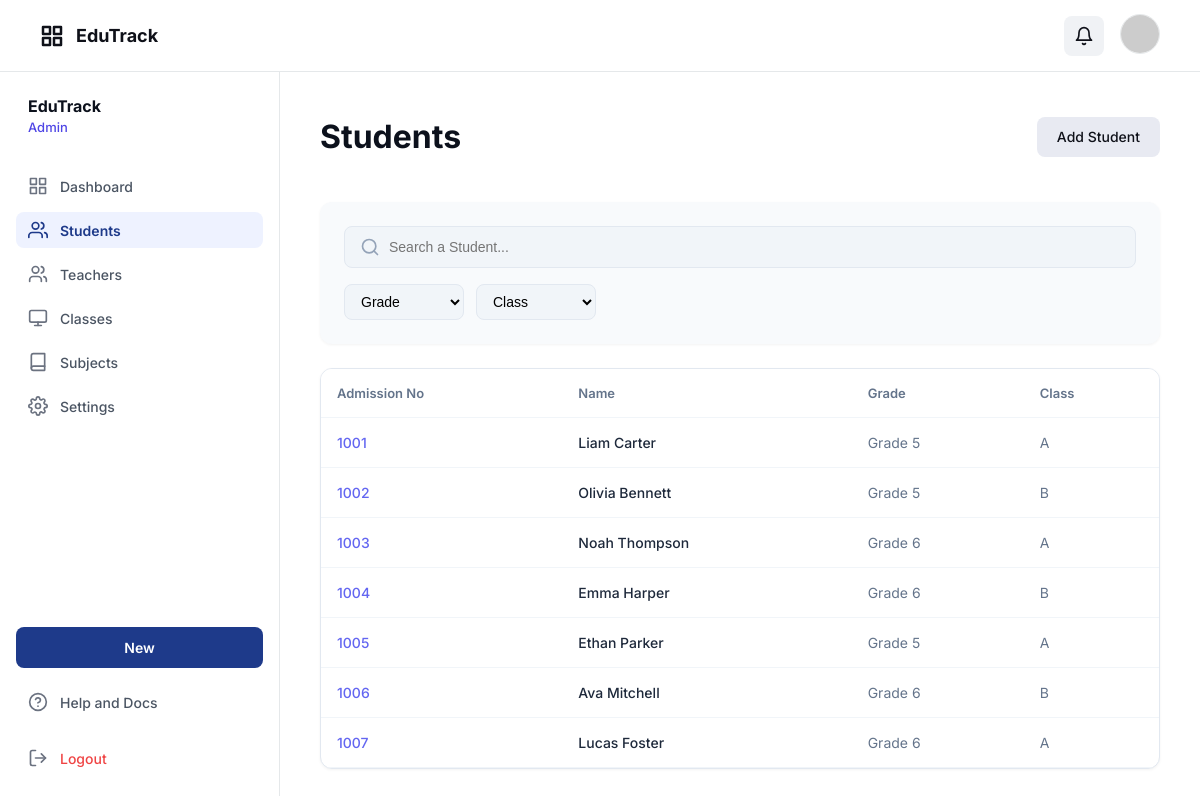
Page /school_app/index.php?controller=student&action=index (signed in) on the committed database.
### tables this page shows
CREATE TABLE students (
  id BIGINT UNSIGNED NOT NULL AUTO_INCREMENT,
  admission_no VARCHAR(30) NOT NULL,   
  first_name VARCHAR(80) NOT NULL,
  last_name VARCHAR(80) NOT NULL,
  date_of_birth DATE NULL,
  gender ENUM('M','F','OTHER') NULL,

  is_active TINYINT(1) NOT NULL DEFAULT 1,

  created_at TIMESTAMP NOT NULL DEFAULT CURRENT_TIMESTAMP,
  updated_at TIMESTAMP NOT NULL DEFAULT CURRENT_TIMESTAMP ON UPDATE CURRENT_TIMESTAMP,

  PRIMARY KEY (id),
  UNIQUE KEY uq_students_admission_no (admission_no),
  KEY idx_students_name (last_name, first_name)
);

CREATE TABLE grades (
  id TINYINT UNSIGNED NOT NULL,
  grade_number TINYINT UNSIGNED NOT NULL,  
  name VARCHAR(20) NOT NULL,               
  PRIMARY KEY (id),
  UNIQUE KEY uq_grades_grade_number (grade_number),
  UNIQUE KEY uq_grades_name (name),
  CONSTRAINT chk_grade_number CHECK (grade_number BETWEEN 1 AND 6)
);

CREATE TABLE classes (
  id BIGINT UNSIGNED NOT NULL AUTO_INCREMENT,
  grade_id TINYINT UNSIGNED NOT NULL,
  name VARCHAR(40) NOT NULL,    
  room VARCHAR(40) NULL,
  is_active TINYINT(1) NOT NULL DEFAULT 1,

  created_at TIMESTAMP NOT NULL DEFAULT CURRENT_TIMESTAMP,
  updated_at TIMESTAMP NOT NULL DEFAULT CURRENT_TIMESTAMP ON UPDATE CURRENT_TIMESTAMP,

  PRIMARY KEY (id),
  UNIQUE KEY uq_classes_grade_name (grade_id, name),
  KEY idx_classes_grade (grade_id),
  CONSTRAINT fk_classes_grade FOREIGN KEY (grade_id) REFERENCES grades(id) ON DELETE RESTRICT
);

### school_app/controllers/StudentController.php (called while the page is built, shortened)
<?php
require_once __DIR__ . '/../models/Student.php';
class StudentController {
    public function index() {
        $students = Student::getAll(['is_active' => 1]);
        $grades = Grade::getAll();
        $classes = ClassModel::getAll();
        $filters = [
            'search' => $_GET['search'] ?? '',
            'grade_id' => $_GET['grade_id'] ?? '',
            'class_id' => $_GET['class_id'] ?? ''
        ];
        $pagination = [
            'page' => $_GET['page'] ?? 1,
            'total' => count($students),
            'total_pages' => 1
        ];
        return [
            'students' => $students,
            'grades' => $grades,
            'classes' => $classes,
            'filters' => $filters,
            'pagination' => $pagination
        ];
    }
}

### school_app/models/Student.php (called while the page is built, shortened)
<?php
class Student extends Model {
    public static function getAll($filters = []) {
        $db = Database::connect();
        $where = [];
        $params = [];
        if (!empty($filters['is_active'])) {
            $where[] = "s.is_active = ?";
            $params[] = $filters['is_active'];
        }
        $whereClause = $where ? 'WHERE ' . implode(' AND ', $where) : '';
        $sql = "
            SELECT
                s.*,
                g.name as grade_name,
                c.name as class_name
            FROM students s
            LEFT JOIN enrollments e ON s.id = e.student_id AND e.status = 'ACTIVE'
            LEFT JOIN classes c ON e.class_id = c.id
            LEFT JOIN grades g ON c.grade_id = g.id
            $whereClause
            ORDER BY s.admission_no
        ";
        $stmt = $db->prepare($sql);
        $stmt->execute($params);
        return $stmt->fetchAll(PDO::FETCH_OBJ);
    }
}

### school_app/views/admin/students/index.php (the view, shortened to what this page needs)
<div class="students-view-container">
    <div style="display: flex; justify-content: space-between; align-items: center; margin-bottom: 24px;">
        <h1 class="text-h1" style="font-weight: 700; font-size: 32px; color: var(--text-dark);">Students</h1>
        <a href="index.php?controller=student&action=add" class="btn-secondary"
            style="padding: 10px 20px; border-radius: 8px; font-weight: 500; font-size: 14px;">Add Student</a>
    </div>
    <div class="card" style="padding: 24px; margin-bottom: 24px; border: none; background-color: #f8fafc;">
        <form action="index.php" method="GET" id="studentFilterForm"
            style="display: flex; flex-direction: column; gap: 16px;">
            <div style="position: relative; width: 100%;">
                <input type="text" name="search" value="<?php echo htmlspecialchars($filters['search']); ?>"
                    placeholder="Search a Student..." class="input-field"
                    style="width: 100%; padding: 12px 16px 12px 44px; border-radius: 8px; border: 1px solid #e2e8f0; background-color: #f1f5f9; font-size: 14px;">
            </div>
            <div style="display: flex; gap: 12px;">
                <select name="grade_id" class="input-field"
                    style="width: auto; min-width: 120px; padding: 8px 12px; border-radius: 8px; border: 1px solid #e2e8f0; background-color: #f1f5f9; font-size: 14px;"
                    onchange="this.form.submit()">
                    <option value="">Grade</option>
                </select>
                <select name="class_id" class="input-field"
                    style="width: auto; min-width: 120px; padding: 8px 12px; border-radius: 8px; border: 1px solid #e2e8f0; background-color: #f1f5f9; font-size: 14px;"
                    onchange="this.form.submit()">
                    <option value="">Class</option>
                </select>
            </div>
        </form>
    </div>
    <div class="card"
        style="padding: 0; border: 1px solid #e2e8f0; border-radius: 12px; overflow: hidden; background-color: #fff;">
        <table style="width: 100%; border-collapse: collapse; text-align: left;">
            <thead>
                <tr style="border-bottom: 1px solid #f1f5f9; background-color: #fff;">
                    <th style="padding: 16px; color: #64748b; font-size: 13px; font-weight: 600; text-transform: none;">
                        Admission No</th>
                    <th style="padding: 16px; color: #64748b; font-size: 13px; font-weight: 600; text-transform: none;">
                        Name</th>
                    <th style="padding: 16px; color: #64748b; font-size: 13px; font-weight: 600; text-transform: none;">
                        Grade</th>
                    <th style="padding: 16px; color: #64748b; font-size: 13px; font-weight: 600; text-transform: none;">
                        Class</th>
                </tr>
            </thead>
            <tbody>
                <?php if (empty($students)): ?>
                    <tr>
                        <td colspan="4" style="padding: 48px; text-align: center; color: #94a3b8; font-size: 15px;">
                            No students found matching your criteria.
                        </td>
                    </tr>
                <?php else: ?>
                    <?php foreach ($students as $student): ?>
                        <tr style="border-bottom: 1px solid #f1f5f9; transition: background-color 0.2s; cursor: pointer;"
                            onclick="window.location='index.php?controller=student&action=enroll&id=<?php echo $student->id; ?>'"
                            onmouseover="this.style.backgroundColor='#f8fafc'"
                            onmouseout="this.style.backgroundColor='transparent'">
                            <td style="padding: 16px; color: #6366f1; font-weight: 500; font-size: 14px;">
                                <?php echo htmlspecialchars($student->admission_no); ?>
                            </td>
                            <td style="padding: 16px; color: #1e293b; font-weight: 500; font-size: 14px;">
                                <?php echo htmlspecialchars($student->first_name . ' ' . $student->last_name); ?>
                            </td>
                            <td style="padding: 16px; color: #64748b; font-size: 14px;">
                                <?php echo htmlspecialchars($student->grade_name ?? 'N/A'); ?>
                            </td>
                            <td style="padding: 16px; color: #64748b; font-size: 14px;">
                                <?php echo htmlspecialchars($student->class_name ?? 'N/A'); ?>
                            </td>
                        </tr>
                    <?php endforeach; ?>
                <?php endif; ?>
            </tbody>
        </table>
    </div>
</div>

### rows in the picture
students: admission_no "1001", first_name+last_name "Liam Carter", grades.name "Grade 5", classes.name "A"
students: admission_no "1002", first_name+last_name "Olivia Bennett", grades.name "Grade 5", classes.name "B"
students: admission_no "1003", first_name+last_name "Noah Thompson", grades.name "Grade 6", classes.name "A"
students: admission_no "1004", first_name+last_name "Emma Harper", grades.name "Grade 6", classes.name "B"
students: admission_no "1005", first_name+last_name "Ethan Parker", grades.name "Grade 5", classes.name "A"
students: admission_no "1006", first_name+last_name "Ava Mitchell", grades.name "Grade 6", classes.name "B"
students: admission_no "1007", first_name+last_name "Lucas Foster", grades.name "Grade 6", classes.name "A"

### other values in the picture
$displayRole "Admin"
